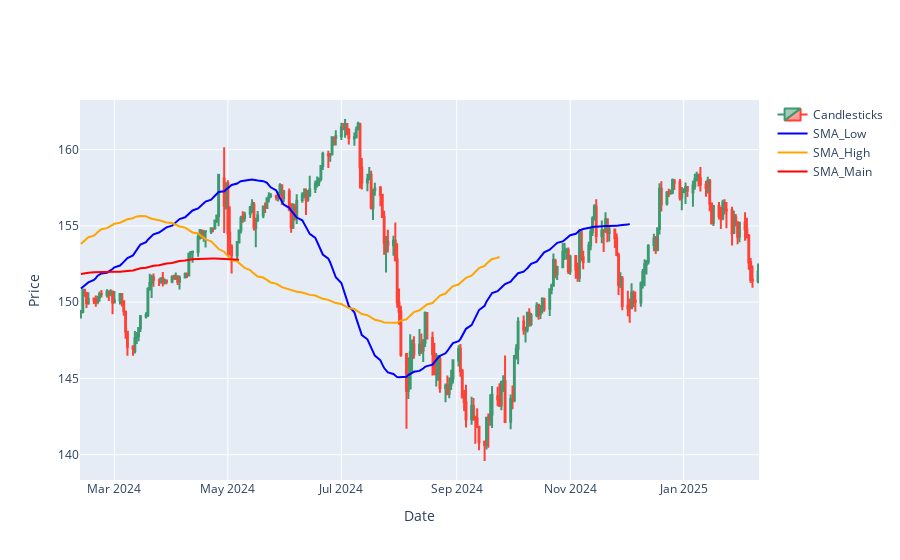

The cell this chart's notebook holds for it:
### Code cell
fig = go.Figure()
fig.add_trace(go.Candlestick(
    x=df.index,
    open=df['Open'],
    high=df['High'],
    low=df['Low'],
    close=df['Close'],
    name='Candlesticks'
))
fig.add_trace(go.Scatter(
    x=df.index,
    y=df['SMA_Low'],
    line=dict(color='blue'),
    name='SMA_Low'
))
fig.add_trace(go.Scatter(
    x=df.index,
    y=df['SMA_High'],
    line=dict(color='orange'),
    name='SMA_High'
))
fig.add_trace(go.Scatter(
    x=df.index,
    y=df['SMA_Main'],
    line=dict(color='red'),
    name='SMA_Main'
))
fig.update_layout(
    xaxis_title='Date',
    yaxis_title='Price',
    xaxis_rangeslider_visible=False
)
fig.show()

### Figure 1 — Plotly figure (JSON) as saved in the notebook; plotly's stock layout.template omitted (floating-point values rounded to 4 significant figures; data arrays with more than 128 entries replaced by an {"elided": "..."} marker saying what was removed)
{"data": [{"close": {"elided": "261 float values"}, "high": {"elided": "261 float values"}, "low": {"elided": "261 float values"}, "name": "Candlesticks", "open": {"elided": "261 float values"}, "type": "candlestick", "x": {"elided": "261 str values"}}, {"line": {"color": "blue"}, "name": "SMA_Low", "type": "scatter", "x": {"elided": "261 str values"}, "y": {"elided": "261 float values"}}, {"line": {"color": "orange"}, "name": "SMA_High", "type": "scatter", "x": {"elided": "261 str values"}, "y": {"elided": "261 float values"}}, {"line": {"color": "red"}, "name": "SMA_Main", "type": "scatter", "x": {"elided": "261 str values"}, "y": {"elided": "261 float values"}}], "layout": {"xaxis": {"rangeslider": {"visible": false}, "title": {"text": "Date"}}, "yaxis": {"title": {"text": "Price"}}}}
